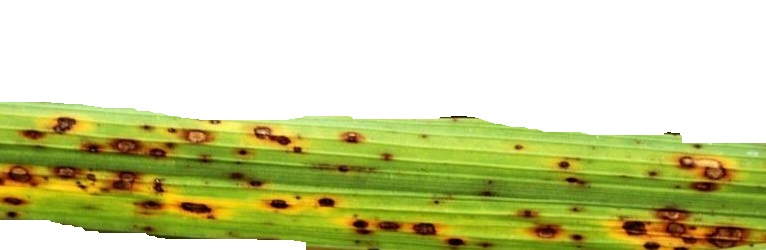
#> input picture data/Brown spot/DSC_0100.jpg, 766 x 250 px, found by its file name; its folder holds 4 pictures in this run
$ jupyter execute --allow-errors Rice-Leaf-Disease-Detection.ipynb   (shell and % lines are left out)
#> lines starting #> are read from the running program, lines starting #| are printed output that depends on the picture; pictures that were not available may be replaced by others from this repository, and a replacement may not be noted
[cell 1]
print("Done!")

[cell 2]
from google.colab import files
import zipfile, os

uploaded = files.upload()
#> the answer given: DSC_0100.jpg

#> (a cell that did not finish here is left out)

[cell 4]
import os
os.listdir("/content")

#> (a cell that did not finish here is left out)

[cell 6]
import os
import numpy as np
import pandas as pd
import matplotlib.pyplot as plt
import matplotlib.image as mpimg
import seaborn as sns
import warnings
warnings.filterwarnings('ignore')

from PIL import Image
from collections import Counter

import tensorflow as tf
from tensorflow import keras
from tensorflow.keras import layers, models
from tensorflow.keras.preprocessing.image import ImageDataGenerator
from tensorflow.keras.applications import MobileNetV2, EfficientNetB0, ResNet50
from tensorflow.keras.callbacks import EarlyStopping, ReduceLROnPlateau, ModelCheckpoint

from sklearn.model_selection import train_test_split
from sklearn.svm import SVC
from sklearn.ensemble import RandomForestClassifier
from sklearn.preprocessing import LabelEncoder
from sklearn.metrics import classification_report, confusion_matrix, accuracy_score

print(f"TensorFlow version: {tf.__version__}")
print(f"GPU available: {len(tf.config.list_physical_devices('GPU')) > 0}")
#> (this line was passed over: tensorflow is not available in this run)

[cell 7]
# Dataset path
DATA_DIR = "data/raw"
CLASSES = ["Bacterial leaf blight", "Brown spot", "Leaf smut"]
IMG_SIZE = (224, 224)
BATCH_SIZE = 32
SEED = 42

print("Classes found:")
for cls in CLASSES:
    path = os.path.join(DATA_DIR, cls)
    count = len(os.listdir(path))
    print(f"  {cls}: {count} images")

[cell 8]
# Count images per class
class_counts = {}
for cls in CLASSES:
    path = os.path.join(DATA_DIR, cls)
    class_counts[cls] = len(os.listdir(path))

# Plot
plt.figure(figsize=(10, 5))
colors = ['#2ecc71', '#e74c3c', '#3498db']
bars = plt.bar(class_counts.keys(), class_counts.values(), color=colors, edgecolor='black', width=0.5)

for bar, count in zip(bars, class_counts.values()):
    plt.text(bar.get_x() + bar.get_width()/2, bar.get_height() + 0.5,
             str(count), ha='center', va='bottom', fontweight='bold', fontsize=12)

plt.title('Class Distribution — Rice Leaf Dataset', fontsize=16, fontweight='bold')
plt.ylabel('Number of Images')
plt.ylim(0, 50)
plt.tight_layout()
plt.savefig('class_distribution.png', dpi=150)
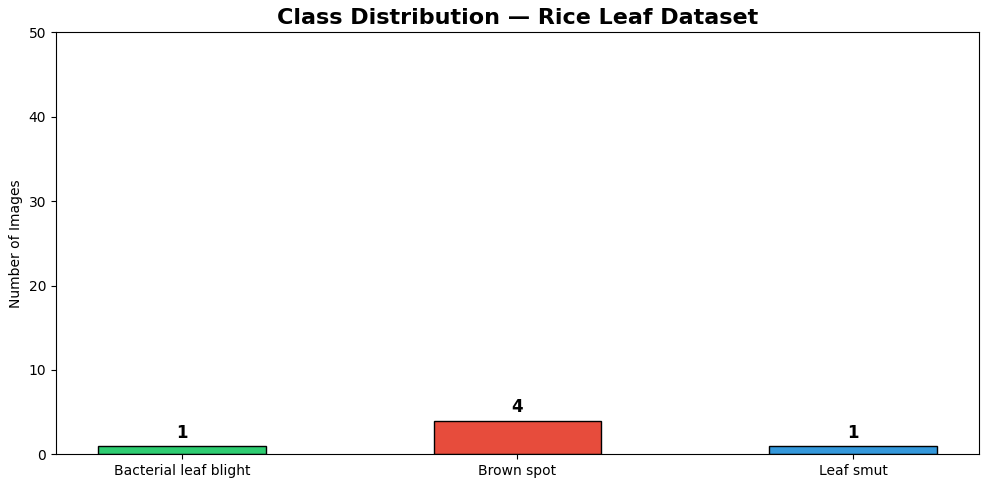
#> figure drawn by matplotlib, 1 panel; tallest bar 4 high, from x = 0.75 to 1.25
plt.show()
print("Dataset is balanced ✓")

[cell 9]
fig, axes = plt.subplots(3, 5, figsize=(15, 10))
fig.suptitle('Sample Images — Rice Leaf Diseases', fontsize=18, fontweight='bold', y=1.02)

for row, cls in enumerate(CLASSES):
    cls_path = os.path.join(DATA_DIR, cls)
    images = os.listdir(cls_path)[:5]

    for col, img_name in enumerate(images):
        img_path = os.path.join(cls_path, img_name)
        img = mpimg.imread(img_path)
#> img is the input picture: shape (250, 766, 3); mean R, G, B 202.8, 207, 151.5
        axes[row, col].imshow(img)
        axes[row, col].axis('off')
        if col == 0:
            axes[row, col].set_title(cls, fontsize=11, fontweight='bold', loc='left')

plt.tight_layout()
plt.savefig('sample_images.png', dpi=150)
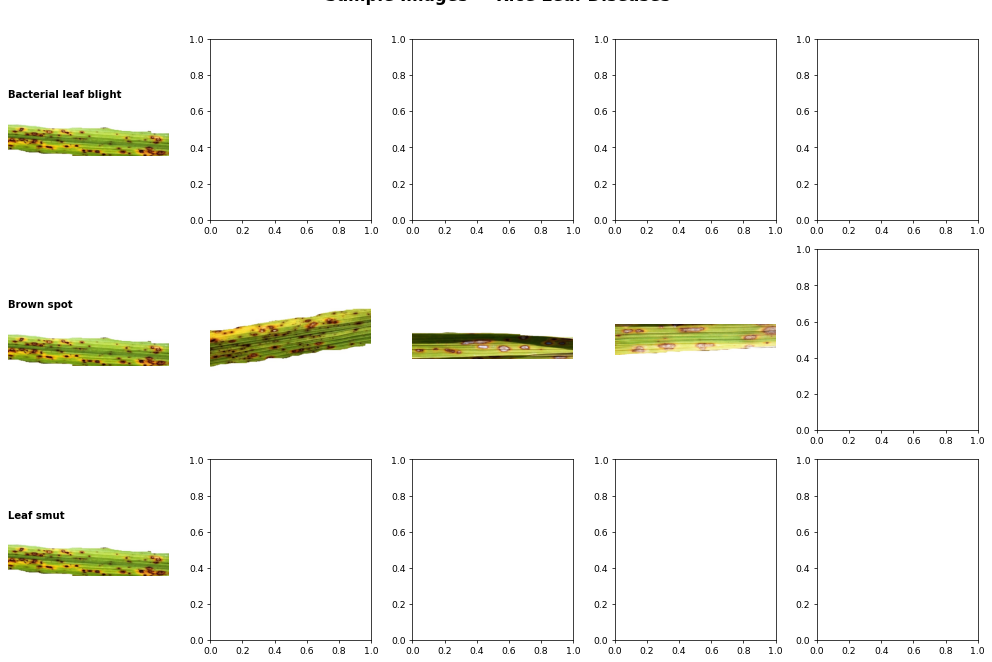
#> figure drawn by matplotlib, 6 panels
plt.show()

[cell 10]
widths, heights, class_labels = [], [], []

for cls in CLASSES:
    cls_path = os.path.join(DATA_DIR, cls)
    for img_name in os.listdir(cls_path):
        img_path = os.path.join(cls_path, img_name)
        with Image.open(img_path) as img:
            w, h = img.size
#> w = 766; h = 250
            widths.append(w)
            heights.append(h)
            class_labels.append(cls)

df_dims = pd.DataFrame({'Width': widths, 'Height': heights, 'Class': class_labels})

fig, axes = plt.subplots(1, 2, figsize=(14, 5))

axes[0].scatter(df_dims['Width'], df_dims['Height'],
                c=[CLASSES.index(c) for c in df_dims['Class']],
                cmap='Set1', alpha=0.7, edgecolors='black', s=60)
axes[0].set_title('Image Dimensions per Class', fontsize=13, fontweight='bold')
axes[0].set_xlabel('Width (px)')
axes[0].set_ylabel('Height (px)')

df_dims['Width'].hist(ax=axes[1], bins=20, color='steelblue', edgecolor='black', alpha=0.7)
axes[1].set_title('Width Distribution', fontsize=13, fontweight='bold')
axes[1].set_xlabel('Width (px)')
axes[1].set_ylabel('Frequency')

plt.tight_layout()
plt.savefig('dimension_analysis.png', dpi=150)
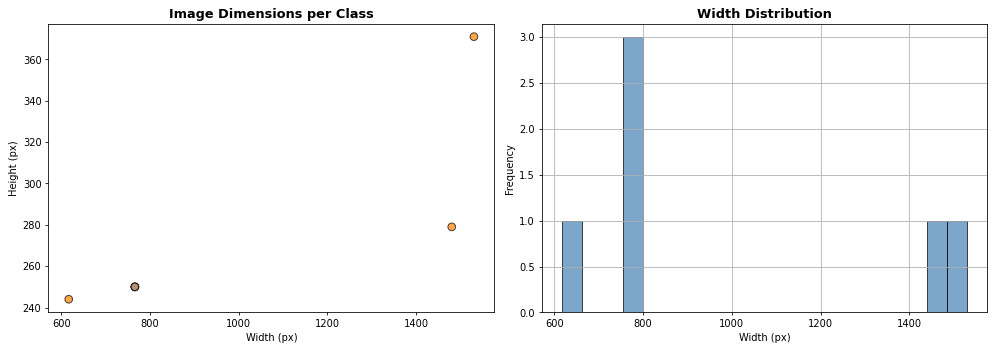
#> figure drawn by matplotlib, 2 panels; panel 2: tallest bar 3 high, from x = 754 to 799.6
plt.show()

print(f"Average Width:  {df_dims['Width'].mean():.0f}px")
print(f"Average Height: {df_dims['Height'].mean():.0f}px")
print(f"Min size: {df_dims['Width'].min()} x {df_dims['Height'].min()}")
print(f"Max size: {df_dims['Width'].max()} x {df_dims['Height'].max()}")

#> (a cell that did not finish here is left out)

[cell 12]
# [18 lines left out: function get_generators, not called in this run]

#> (the rest of this cell did not finish here and is left out)

[cell 13]
sample_cls = "Brown spot"
sample_img_path = os.path.join(DATA_DIR, sample_cls, os.listdir(os.path.join(DATA_DIR, sample_cls))[0])
sample_img = np.array(Image.open(sample_img_path).resize(IMG_SIZE))
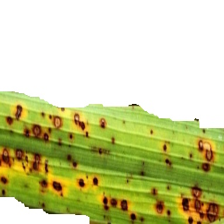
#> sample_img: shape (224, 224, 3); mean R, G, B 202.7, 207, 151.5

fig, axes = plt.subplots(3, 5, figsize=(16, 10))
fig.suptitle('Augmentation Comparison', fontsize=16, fontweight='bold')

#> (the rest of this cell did not finish here and is left out)

[cell 14]
# [46 lines left out: functions build_custom_cnn, build_transfer_model, not called in this run]

print("Model builder functions ready ✓")

[cell 15]
# [29 lines left out: function train_model, not called in this run]

print("Training function ready ✓")

#> (a cell that did not finish here is left out)

#> (a cell that did not finish here is left out)

#> (a cell that did not finish here is left out)

#> (a cell that did not finish here is left out)

[cell 20]
from sklearn.svm import SVC
from sklearn.ensemble import RandomForestClassifier
from sklearn.metrics import accuracy_score
import numpy as np

# Load all images as flat arrays
X, y = [], []

for cls in CLASSES:
    cls_path = os.path.join(DATA_DIR, cls)
    for img_name in os.listdir(cls_path):
        img_path = os.path.join(cls_path, img_name)
        img = Image.open(img_path).resize((64, 64)).convert('RGB')
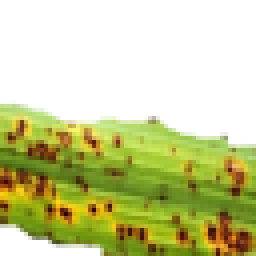
#> img: PIL image 64x64 RGB (shown 4 times larger); mean R, G, B 202.7, 206.9, 151.4
        X.append(np.array(img).flatten())
        y.append(cls)

X = np.array(X) / 255.0
y = np.array(y)

# Train test split
from sklearn.model_selection import train_test_split
#> (the rest of this cell did not finish here and is left out)

#> (a cell that did not finish here is left out)

[cell 22]
from sklearn.metrics import confusion_matrix, classification_report
import itertools

# Get predictions
#> (the rest of this cell did not finish here and is left out)

[cell 23]
import itertools

# Create fresh val generator with shuffle=False for evaluation
#> (the rest of this cell did not finish here and is left out)

[cell 24]
import os
import numpy as np
import pandas as pd
import matplotlib.pyplot as plt
import matplotlib.image as mpimg
import seaborn as sns
import warnings
import itertools
warnings.filterwarnings('ignore')

from PIL import Image
import tensorflow as tf
from tensorflow import keras
from tensorflow.keras import layers, models
from tensorflow.keras.preprocessing.image import ImageDataGenerator
from tensorflow.keras.applications import MobileNetV2, EfficientNetB0, ResNet50
from tensorflow.keras.callbacks import EarlyStopping, ReduceLROnPlateau
from sklearn.model_selection import train_test_split
from sklearn.svm import SVC
from sklearn.ensemble import RandomForestClassifier
from sklearn.metrics import accuracy_score, confusion_matrix, classification_report

print(f"TensorFlow: {tf.__version__}")
print(f"GPU: {len(tf.config.list_physical_devices('GPU')) > 0}")
#> (this line was passed over: tensorflow is not available in this run)
